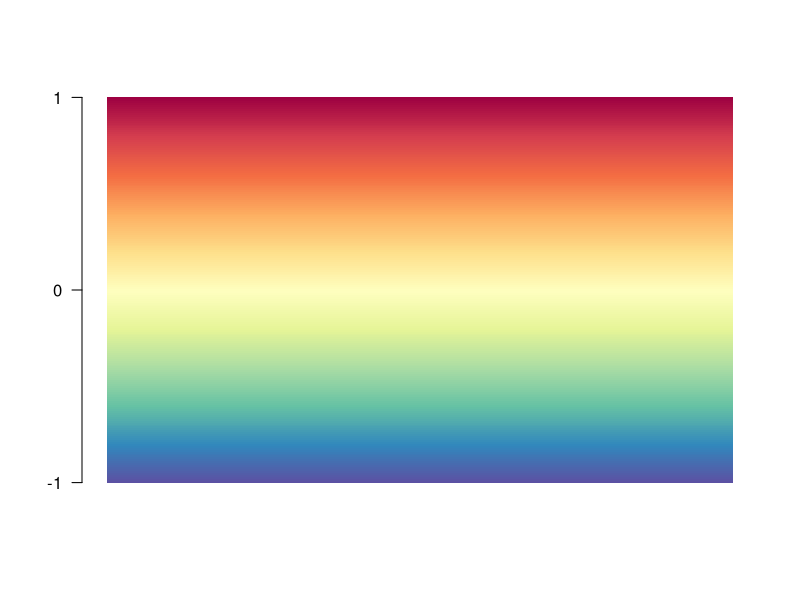

The R script that drew this image:
library(viridis)
color.bar <- function(lut, min, max=-min, nticks=3, ticks=seq(min, max, len=nticks), title='') {
  scale = (length(lut)-1)/(max-min)
  
  # dev.new(width=1.75, height=5)
  plot(c(0,10), c(min,max), type='n', bty='n', xaxt='n', xlab='', yaxt='n', ylab='', main=title)
  axis(2, ticks, las=1)
  for (i in 1:(length(lut)-1)) {
    y = (i-1)/scale + min
    rect(0,y,10,y+1/scale, col=lut[i], border=NA)
  }
}

tiff("~/Documents/VIC/Hobbs flu/Graphs/fig4_colorbar.tiff", units="in", width=1.5, height=3, res=300)
new_pal = (RColorBrewer::brewer.pal(11, 'Spectral'))
color.bar(colorRampPalette(new_pal)(200), 1)
dev.off()
